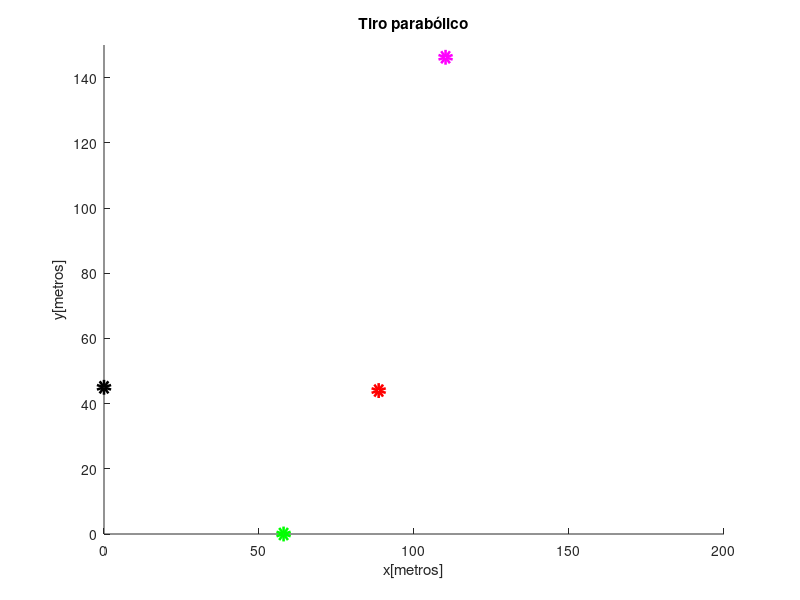

The MATLAB source for this figure: (Note: this script raises an error after producing the figure.)
close all;
clear all;
clc;
rng default;
%FORMULAS PARA TRAYECTORIA SIN FRICCIÓN

%FORMULAS PARA TRAYECTORIA CON FRICCIÓN
vi = [randi(20) randi(20)+20 randi(20)+40];
ang = [30 45 60];
h = 45;
i=1:3;
%---------
ti = 0;
tf = 12;
N = 60;
dt = (tf-ti)/N;
g = -9.81; %m/s^2
m = 15;
b = 0.13;
contador = 1;
color = ["g" "r" "m"];
%--------
vx(i,1) = vi(i).*cosd(ang);
vy(i,1) = vi(i).*sind(ang);
x(i,1) = 0;
y(i,1) = h;

figure(1);
hold on;
axis([0 200 0 150]);
plot(x(1),y(1),'black', 'LineWidth', 5, 'Marker','o')

for n = 0:N 
    if contador == 4
        break
    end
    for j = i
        vx(j, n+2) = vx(j,n+1)*(1-b*dt/m);
        vy(j, n+2) = vy(j,n+1)*(1-b*dt/m)+g*dt; 
        x(j, n+2) = x(j,n+1) + vx(j,n+1)*dt;
        y(j, n+2) = y(j,n+1) + vy(j,n+1)*dt;
        
        %objeto(i) = rectangle('Position', [x(j,n+2), y(j,n+2), 1, 1], 'curvature', [1,1]);
    end
    for j = i
        x_plot = x(j,n+2);
        y_plot = y(j, n+2);
        trayectoria(j) = plot(x_plot, y_plot, color(j), 'LineWidth', 5, 'Marker','o');
        title('Tiro parabólico');
        xlabel('x[metros]');
        ylabel('y[metros]');    
    end
    pause(0.016);

    for j=1:3
      %object = objeto(j);
      %delete(object);
      delete(trayectoria(j));
    end
    if y(contador, n+2) <= 0
        plot(x(contador,n+1), 0, color(contador), 'LineWidth', 5, 'Marker','o');
        contador = contador +1;
        i = contador:3;
    end
end